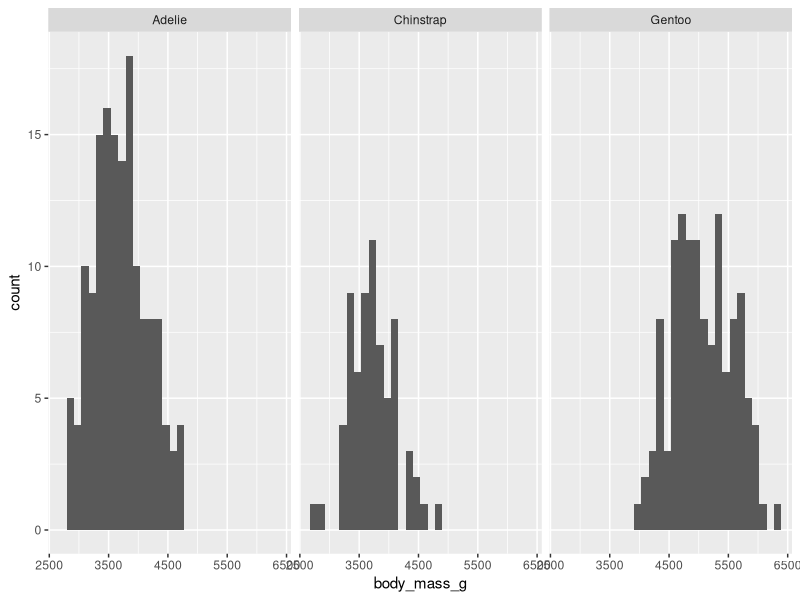

This figure's R source:
## ---- chunk 1
knitr::opts_chunk$set(echo = TRUE)
library(tidyverse)
library(palmerpenguins)
## ---- chunk 2

ggplot(data = penguins, aes(x = body_mass_g)) +
  geom_histogram() +
  facet_wrap(~species)
